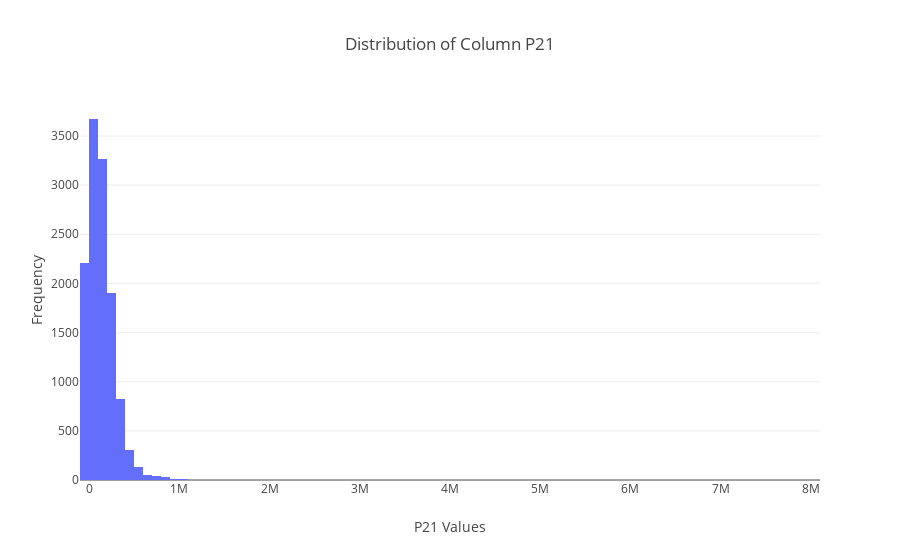

Here is the notebook cell this chart was saved with:
### Markdown cell above
## Análisis del sesgo de la muestra

¿La tasa de no respuesta está asociado a algo?

% de no respuesta de mujeres asalariadas contra el total de no respuesta (asalariados)

Salario por hora según Intensidad laboral.

### Code cell
import pandas as pd
import plotly.express as px
P21_column = df['P21']

# Create a histogram to visualize the distribution
fig = px.histogram(df, x='P21', nbins=100, title='Distribution of Column P21')
fig.update_layout(xaxis_title='P21 Values', yaxis_title='Frequency', template = None)
fig.show()
# filtrar por asalariados, pero van a haber altos. Poder judicial.

### Figure 1 — Plotly figure (JSON) as saved in the notebook; plotly's stock layout.template omitted (floating-point values rounded to 4 significant figures; data arrays with more than 128 entries replaced by an {"elided": "..."} marker saying what was removed)
{"data": [{"alignmentgroup": "True", "bingroup": "x", "hovertemplate": "P21=%{x}<br>count=%{y}<extra></extra>", "legendgroup": "", "marker": {"color": "#636efa", "pattern": {"shape": ""}}, "name": "", "nbinsx": 100, "offsetgroup": "", "orientation": "v", "showlegend": false, "type": "histogram", "x": {"elided": "12471 int values"}, "xaxis": "x", "yaxis": "y"}], "layout": {"barmode": "relative", "legend": {"tracegroupgap": 0}, "title": {"text": "Distribution of Column P21"}, "xaxis": {"anchor": "y", "domain": [0, 1], "title": {"text": "P21 Values"}}, "yaxis": {"anchor": "x", "domain": [0, 1], "title": {"text": "Frequency"}}}}
